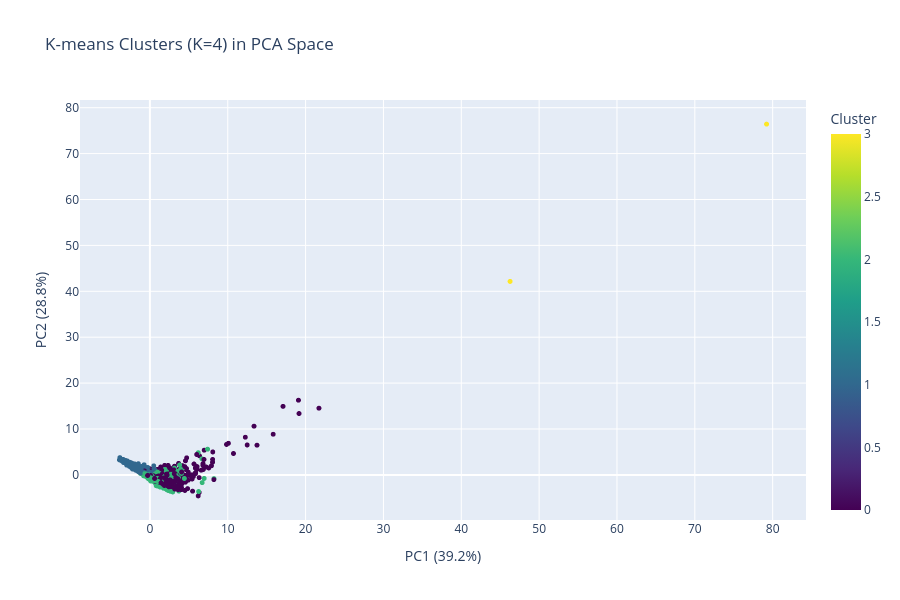

The cell this chart's notebook holds for it:
### Code cell
# Visualize clusters in PCA space (2D)
fig = px.scatter(
    df, x='PC1', y='PC2',
    color='cluster',
    color_continuous_scale='viridis',
    hover_data=['municipality_name', 'state_name', 'region_name', 'population_2022', 'avg_income_real_2022_2022_brl'],
    title=f'K-means Clusters (K={OPTIMAL_K}) in PCA Space',
    labels={'PC1': f'PC1 ({pca_3.explained_variance_ratio_[0]*100:.1f}%)',
            'PC2': f'PC2 ({pca_3.explained_variance_ratio_[1]*100:.1f}%)',
            'cluster': 'Cluster'}
)
fig.update_traces(marker=dict(size=5))
fig.update_layout(height=600)
fig.show()

### Figure 1 — Plotly figure (JSON) as saved in the notebook; plotly's stock layout.template omitted (floating-point values rounded to 4 significant figures; data arrays with more than 128 entries replaced by an {"elided": "..."} marker saying what was removed)
{"data": [{"customdata": {"elided": "5565x5 mixed values"}, "hovertemplate": "PC1 (39.2%)=%{x}<br>PC2 (28.8%)=%{y}<br>municipality_name=%{customdata[0]}<br>state_name=%{customdata[1]}<br>region_name=%{customdata[2]}<br>population_2022=%{customdata[3]}<br>avg_income_real_2022_2022_brl=%{customdata[4]}<br>Cluster=%{marker.color}<extra></extra>", "legendgroup": "", "marker": {"color": {"elided": "5565 int values"}, "coloraxis": "coloraxis", "size": 5, "symbol": "circle"}, "mode": "markers", "name": "", "showlegend": false, "type": "scattergl", "x": {"elided": "5565 float values"}, "xaxis": "x", "y": {"elided": "5565 float values"}, "yaxis": "y"}], "layout": {"coloraxis": {"colorbar": {"title": {"text": "Cluster"}}, "colorscale": [[0.0, "#440154"], [0.1111, "#482878"], [0.2222, "#3e4989"], [0.3333, "#31688e"], [0.4444, "#26828e"], [0.5556, "#1f9e89"], [0.6667, "#35b779"], [0.7778, "#6ece58"], [0.8889, "#b5de2b"], [1.0, "#fde725"]]}, "height": 600, "legend": {"tracegroupgap": 0}, "title": {"text": "K-means Clusters (K=4) in PCA Space"}, "xaxis": {"anchor": "y", "domain": [0.0, 1.0], "title": {"text": "PC1 (39.2%)"}}, "yaxis": {"anchor": "x", "domain": [0.0, 1.0], "title": {"text": "PC2 (28.8%)"}}}}
